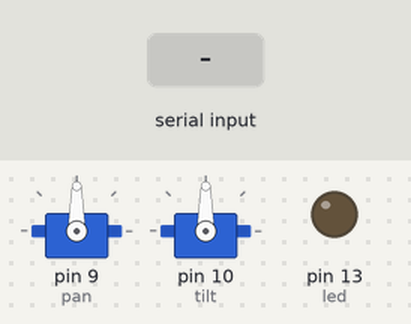
A sketch run on a simulated Arduino Uno, built with avr-gcc and run on an emulated ATmega328P. Shown: 2 × servo, output pins drawn as LEDs (lit = HIGH). Inputs (shaded band) come from the test bench.

Above: at 1.2 s.
1.3 s: "!!!PAN:90\n" received over Serial
At 2.5 s:
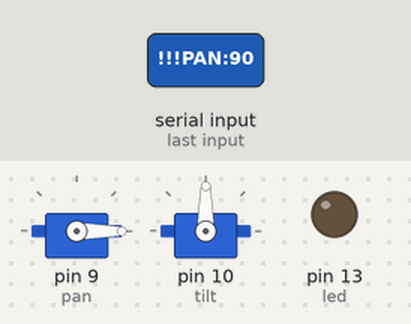
Timing chart, 0 to 4.3 s (numbered marks = the images above; inputs shaded):
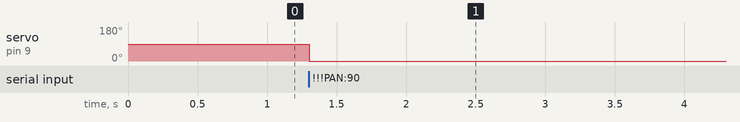

The sketch:

ArduTracker.ino
```cpp
#include <Servo.h>

Servo pan;  // pan servo
Servo tilt; // tilt servo

int led = 13;
long lastTilt = 90L;
long lastPan = 90L;
int dir = 1;
int pos = 0;
int tiltDelay = 0;
long minPWM = 1000L;
long maxPWM = 2000L;
long panVal = 0L;
long tiltVal = 0L;
long interpVal = 0L;

String cmd = "";
String panStr = "";
String tiltStr = "";

void setup()
{
  pan.attach(9);
  tilt.attach(10);

  Serial.begin(57600);

  pinMode(led, OUTPUT);

  // Origin for both servos
  tilt.write(lastTilt);
  pan.write(lastPan);
}


void loop()
{
  if (Serial.available())
  {
    char ch = Serial.read();

    if (ch == 10)
    {
      digitalWrite(led, HIGH);

      // Line feed is the command char
      if (cmd.startsWith("!!!PAN:"))
      {
        panStr = cmd.substring(7,11);

        if (cmd.substring(12,16) == "TLT:")

        {
          tiltStr = cmd.substring(16,20);
        }

        if (panStr != "")
        {
           panVal = panStr.toInt();
           if (panVal < minPWM)
           {
             panVal = minPWM;
           }

           if (panVal > maxPWM)
           {
             panVal = maxPWM;
           }

           interpVal = map(panVal, minPWM, maxPWM, 0, 180);

            if (interpVal > 180)
            {
              interpVal = 180;
            }

            if (interpVal < 0)
            {
              interpVal = 0;
            }

            pan.write(interpVal);
            lastPan = interpVal;
        }

        if (tiltStr != "")
        {
           tiltVal = tiltStr.toInt();
           if (tiltVal < minPWM)
           {
             tiltVal = minPWM;
           }

           if (tiltVal > maxPWM)
           {
             tiltVal = maxPWM;
           }

           interpVal = map(tiltVal, minPWM, maxPWM, 0, 180);

            if (interpVal > 180)
            {
              interpVal = 180;
            }

            if (interpVal < 0)
            {
              interpVal = 0;
            }

            dir = 1;
            if (interpVal < lastTilt)
            {
              dir = -1;
            }

            if (tiltDelay > 0)
            {
              // Slow down tilt by stepping to it's destination
              for (pos = lastTilt; pos != interpVal; pos += dir)
              {
                tilt.write(pos);
                delay(tiltDelay);
              }
            }
            else
            {
              tilt.write(interpVal);
            }
            tilt.write(interpVal);
            lastTilt = interpVal;
        }
      }
      else if (cmd.startsWith("!!!TLTDLY:"))
      {
        cmd = cmd.substring(10,14);
        tiltDelay = cmd.toInt();
      }

      panStr = "";
      tiltStr == "";
      cmd = "";

      digitalWrite(led, LOW);
    }
    else
    {
      cmd += ch;
    }
  }
}
```

Measured:
- after the input at 1.3 s, servo on pin 9 (pan): 90° → 0° at once
